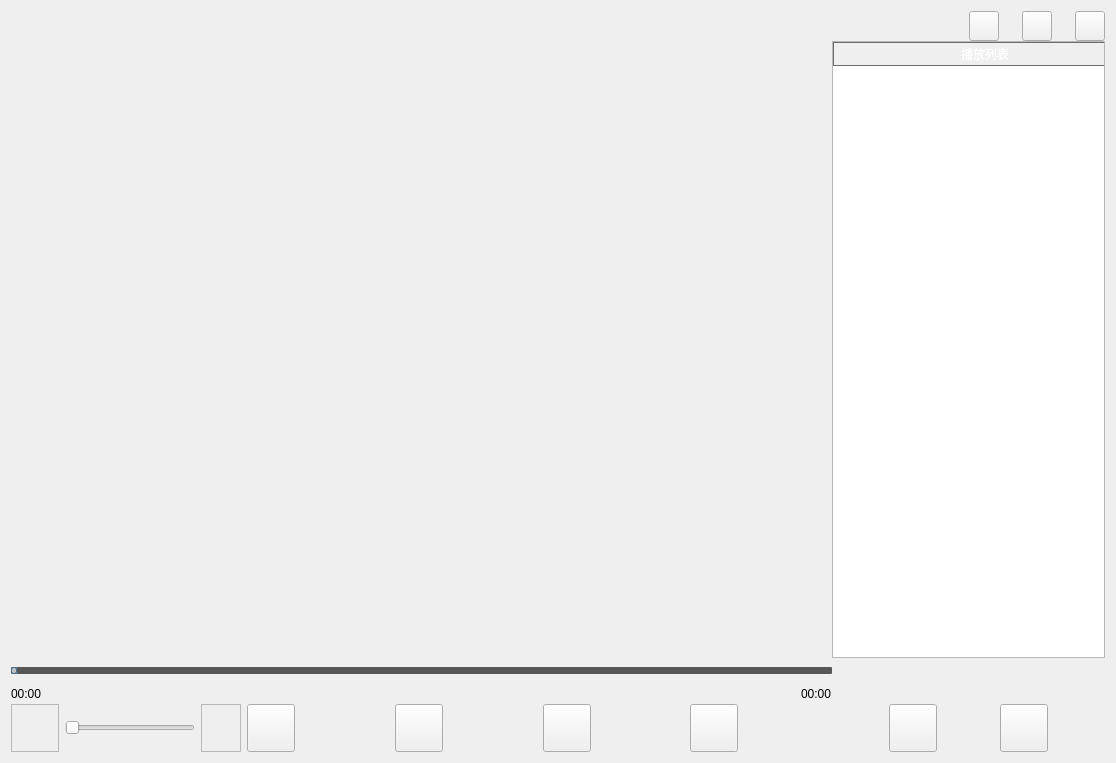
<?xml version="1.0" encoding="UTF-8"?>
<ui version="4.0">
 <class>AudioPlay</class>
 <widget class="QMainWindow" name="AudioPlay">
  <property name="enabled">
   <bool>true</bool>
  </property>
  <property name="geometry">
   <rect>
    <x>0</x>
    <y>0</y>
    <width>1116</width>
    <height>763</height>
   </rect>
  </property>
  <property name="windowTitle">
   <string>AudioPlay</string>
  </property>
  <property name="layoutDirection">
   <enum>Qt::LeftToRight</enum>
  </property>
  <property name="styleSheet">
   <string notr="true"/>
  </property>
  <property name="dockNestingEnabled">
   <bool>false</bool>
  </property>
  <property name="dockOptions">
   <set>QMainWindow::AllowTabbedDocks|QMainWindow::AnimatedDocks</set>
  </property>
  <widget class="QWidget" name="centralWidget">
   <layout class="QGridLayout" name="gridLayout_2">
    <item row="0" column="0" rowspan="2" colspan="2">
     <layout class="QVBoxLayout" name="verticalLayout_6">
      <property name="spacing">
       <number>0</number>
      </property>
      <item>
       <layout class="QHBoxLayout" name="horizontalLayout_8" stretch="7,1">
        <item>
         <layout class="QHBoxLayout" name="horizontalLayout_7" stretch="1,3,30">
          <item>
           <widget class="QLabel" name="logo">
            <property name="minimumSize">
             <size>
              <width>40</width>
              <height>30</height>
             </size>
            </property>
            <property name="maximumSize">
             <size>
              <width>40</width>
              <height>40</height>
             </size>
            </property>
            <property name="styleSheet">
             <string notr="true"/>
            </property>
            <property name="text">
             <string/>
            </property>
           </widget>
          </item>
          <item>
           <widget class="QLabel" name="label_Title">
            <property name="minimumSize">
             <size>
              <width>100</width>
              <height>30</height>
             </size>
            </property>
            <property name="maximumSize">
             <size>
              <width>99999</width>
              <height>30</height>
             </size>
            </property>
            <property name="text">
             <string/>
            </property>
           </widget>
          </item>
          <item>
           <spacer name="horizontalSpacer_12">
            <property name="orientation">
             <enum>Qt::Horizontal</enum>
            </property>
            <property name="sizeHint" stdset="0">
             <size>
              <width>40</width>
              <height>20</height>
             </size>
            </property>
           </spacer>
          </item>
         </layout>
        </item>
        <item>
         <layout class="QHBoxLayout" name="horizontalLayout_6">
          <item>
           <widget class="QPushButton" name="pushButton_WindowMin">
            <property name="minimumSize">
             <size>
              <width>30</width>
              <height>30</height>
             </size>
            </property>
            <property name="maximumSize">
             <size>
              <width>30</width>
              <height>30</height>
             </size>
            </property>
            <property name="text">
             <string/>
            </property>
           </widget>
          </item>
          <item>
           <spacer name="horizontalSpacer_8">
            <property name="orientation">
             <enum>Qt::Horizontal</enum>
            </property>
            <property name="sizeHint" stdset="0">
             <size>
              <width>40</width>
              <height>20</height>
             </size>
            </property>
           </spacer>
          </item>
          <item>
           <widget class="QPushButton" name="pushButton_WindowMax">
            <property name="minimumSize">
             <size>
              <width>30</width>
              <height>30</height>
             </size>
            </property>
            <property name="maximumSize">
             <size>
              <width>30</width>
              <height>30</height>
             </size>
            </property>
            <property name="text">
             <string/>
            </property>
           </widget>
          </item>
          <item>
           <spacer name="horizontalSpacer_2">
            <property name="orientation">
             <enum>Qt::Horizontal</enum>
            </property>
            <property name="sizeHint" stdset="0">
             <size>
              <width>40</width>
              <height>20</height>
             </size>
            </property>
           </spacer>
          </item>
          <item>
           <widget class="QPushButton" name="pushButton_WindowExit">
            <property name="minimumSize">
             <size>
              <width>30</width>
              <height>30</height>
             </size>
            </property>
            <property name="maximumSize">
             <size>
              <width>30</width>
              <height>30</height>
             </size>
            </property>
            <property name="text">
             <string/>
            </property>
           </widget>
          </item>
         </layout>
        </item>
       </layout>
      </item>
      <item>
       <layout class="QGridLayout" name="gridLayout">
        <property name="spacing">
         <number>0</number>
        </property>
        <item row="0" column="0">
         <layout class="QVBoxLayout" name="verticalLayout_7"/>
        </item>
        <item row="0" column="1">
         <layout class="QHBoxLayout" name="horizontalLayout_5" stretch="3,1">
          <property name="spacing">
           <number>0</number>
          </property>
          <item>
           <layout class="QVBoxLayout" name="verticalLayout_5" stretch="7,1">
            <property name="spacing">
             <number>0</number>
            </property>
            <item>
             <layout class="QVBoxLayout" name="verticalLayout_4">
              <item>
               <layout class="QHBoxLayout" name="horizontalLayout_4">
                <item>
                 <widget class="QLabel" name="lab22">
                  <property name="text">
                   <string/>
                  </property>
                 </widget>
                </item>
               </layout>
              </item>
             </layout>
            </item>
            <item>
             <layout class="QVBoxLayout" name="verticalLayout_3">
              <property name="spacing">
               <number>0</number>
              </property>
              <item>
               <layout class="QVBoxLayout" name="verticalLayout_2">
                <item>
                 <widget class="QSlider" name="Slider_ProgressBar">
                  <property name="styleSheet">
                   <string notr="true">QSlider::groove:horizontal {  
border: 1px solid #4A708B;  
background: #C0C0C0;  
height: 5px;  
border-radius: 1px;  
padding-left:-1px;  
padding-right:-1px;  
}    

QSlider::sub-page:horizontal {  
background: qlineargradient(x1:0, y1:0, x2:0, y2:1,   
    stop:0 #B1B1B1, stop:1 #c4c4c4);  
background: qlineargradient(x1: 0, y1: 0.2, x2: 1, y2: 1,  
    stop: 0 #5DCCFF, stop: 1 #1874CD);  
border: 1px solid #4A708B;  
height: 10px;  
border-radius: 2px;  
}  
  
QSlider::add-page:horizontal {  
background: #575757;  
border: 0px solid #777;  
height: 10px;  
border-radius: 2px;  
}  
  
QSlider::handle:horizontal   
{  
    background: qradialgradient(spread:pad, cx:0.5, cy:0.5, radius:0.5, fx:0.5, fy:0.5,   
    stop:0.6 #45ADED, stop:0.778409 rgba(255, 255, 255, 255));  
  
    width: 11px;  
    margin-top: -3px;  
    margin-bottom: -3px;  
    border-radius: 5px;  
}  
  
QSlider::handle:horizontal:hover {  
    background: qradialgradient(spread:pad, cx:0.5, cy:0.5, radius:0.5, fx:0.5, fy:0.5, stop:0.6 #2A8BDA,   
    stop:0.778409 rgba(255, 255, 255, 255));  
  
    width: 11px;  
    margin-top: -3px;  
    margin-bottom: -3px;  
    border-radius: 5px;  
}  
  
QSlider::sub-page:horizontal:disabled {  
background: #00009C;  
border-color: #999;  
}  
  
QSlider::add-page:horizontal:disabled {  
background: #eee;  
border-color: #999;  
}  
  
QSlider::handle:horizontal:disabled {  
background: #eee;  
border: 1px solid #aaa;  
border-radius: 4px;  
} 
</string>
                  </property>
                  <property name="orientation">
                   <enum>Qt::Horizontal</enum>
                  </property>
                 </widget>
                </item>
                <item>
                 <layout class="QHBoxLayout" name="horizontalLayout_2">
                  <property name="spacing">
                   <number>0</number>
                  </property>
                  <item>
                   <widget class="QLabel" name="label_PlayTime">
                    <property name="sizePolicy">
                     <sizepolicy hsizetype="Preferred" vsizetype="Fixed">
                      <horstretch>0</horstretch>
                      <verstretch>0</verstretch>
                     </sizepolicy>
                    </property>
                    <property name="text">
                     <string>00:00</string>
                    </property>
                   </widget>
                  </item>
                  <item>
                   <spacer name="horizontalSpacer">
                    <property name="orientation">
                     <enum>Qt::Horizontal</enum>
                    </property>
                    <property name="sizeHint" stdset="0">
                     <size>
                      <width>40</width>
                      <height>20</height>
                     </size>
                    </property>
                   </spacer>
                  </item>
                  <item>
                   <widget class="QLabel" name="label_MusicTime">
                    <property name="sizePolicy">
                     <sizepolicy hsizetype="Preferred" vsizetype="Fixed">
                      <horstretch>0</horstretch>
                      <verstretch>0</verstretch>
                     </sizepolicy>
                    </property>
                    <property name="text">
                     <string>00:00</string>
                    </property>
                   </widget>
                  </item>
                 </layout>
                </item>
               </layout>
              </item>
              <item>
               <layout class="QHBoxLayout" name="horizontalLayout">
                <item>
                 <widget class="QLabel" name="label_Volume_2">
                  <property name="sizePolicy">
                   <sizepolicy hsizetype="Fixed" vsizetype="Fixed">
                    <horstretch>0</horstretch>
                    <verstretch>1</verstretch>
                   </sizepolicy>
                  </property>
                  <property name="minimumSize">
                   <size>
                    <width>48</width>
                    <height>48</height>
                   </size>
                  </property>
                  <property name="maximumSize">
                   <size>
                    <width>48</width>
                    <height>48</height>
                   </size>
                  </property>
                  <property name="styleSheet">
                   <string notr="true"/>
                  </property>
                  <property name="frameShape">
                   <enum>QFrame::StyledPanel</enum>
                  </property>
                  <property name="text">
                   <string/>
                  </property>
                  <property name="textFormat">
                   <enum>Qt::RichText</enum>
                  </property>
                  <property name="alignment">
                   <set>Qt::AlignCenter</set>
                  </property>
                  <property name="textInteractionFlags">
                   <set>Qt::LinksAccessibleByMouse</set>
                  </property>
                 </widget>
                </item>
                <item>
                 <widget class="QSlider" name="Slider_Volume">
                  <property name="minimumSize">
                   <size>
                    <width>130</width>
                    <height>0</height>
                   </size>
                  </property>
                  <property name="maximumSize">
                   <size>
                    <width>130</width>
                    <height>16777215</height>
                   </size>
                  </property>
                  <property name="styleSheet">
                   <string notr="true"/>
                  </property>
                  <property name="maximum">
                   <number>100</number>
                  </property>
                  <property name="orientation">
                   <enum>Qt::Horizontal</enum>
                  </property>
                 </widget>
                </item>
                <item>
                 <widget class="QLabel" name="label_Volume">
                  <property name="sizePolicy">
                   <sizepolicy hsizetype="Fixed" vsizetype="Fixed">
                    <horstretch>0</horstretch>
                    <verstretch>1</verstretch>
                   </sizepolicy>
                  </property>
                  <property name="minimumSize">
                   <size>
                    <width>40</width>
                    <height>48</height>
                   </size>
                  </property>
                  <property name="maximumSize">
                   <size>
                    <width>40</width>
                    <height>48</height>
                   </size>
                  </property>
                  <property name="styleSheet">
                   <string notr="true"/>
                  </property>
                  <property name="frameShape">
                   <enum>QFrame::StyledPanel</enum>
                  </property>
                  <property name="text">
                   <string/>
                  </property>
                  <property name="textFormat">
                   <enum>Qt::RichText</enum>
                  </property>
                  <property name="alignment">
                   <set>Qt::AlignCenter</set>
                  </property>
                  <property name="textInteractionFlags">
                   <set>Qt::LinksAccessibleByMouse</set>
                  </property>
                 </widget>
                </item>
                <item>
                 <widget class="QPushButton" name="PushButton_Previous">
                  <property name="sizePolicy">
                   <sizepolicy hsizetype="Fixed" vsizetype="Fixed">
                    <horstretch>0</horstretch>
                    <verstretch>0</verstretch>
                   </sizepolicy>
                  </property>
                  <property name="maximumSize">
                   <size>
                    <width>48</width>
                    <height>48</height>
                   </size>
                  </property>
                  <property name="font">
                   <font>
                    <family>Times New Roman</family>
                    <pointsize>12</pointsize>
                   </font>
                  </property>
                  <property name="styleSheet">
                   <string notr="true"/>
                  </property>
                  <property name="text">
                   <string/>
                  </property>
                 </widget>
                </item>
                <item>
                 <spacer name="horizontalSpacer_4">
                  <property name="orientation">
                   <enum>Qt::Horizontal</enum>
                  </property>
                  <property name="sizeHint" stdset="0">
                   <size>
                    <width>24</width>
                    <height>35</height>
                   </size>
                  </property>
                 </spacer>
                </item>
                <item>
                 <widget class="QPushButton" name="PushButton_PlayStop">
                  <property name="sizePolicy">
                   <sizepolicy hsizetype="Fixed" vsizetype="Fixed">
                    <horstretch>0</horstretch>
                    <verstretch>0</verstretch>
                   </sizepolicy>
                  </property>
                  <property name="maximumSize">
                   <size>
                    <width>48</width>
                    <height>48</height>
                   </size>
                  </property>
                  <property name="font">
                   <font>
                    <family>Times New Roman</family>
                    <pointsize>12</pointsize>
                   </font>
                  </property>
                  <property name="focusPolicy">
                   <enum>Qt::NoFocus</enum>
                  </property>
                  <property name="styleSheet">
                   <string notr="true"/>
                  </property>
                  <property name="text">
                   <string/>
                  </property>
                 </widget>
                </item>
                <item>
                 <spacer name="horizontalSpacer_5">
                  <property name="orientation">
                   <enum>Qt::Horizontal</enum>
                  </property>
                  <property name="sizeHint" stdset="0">
                   <size>
                    <width>23</width>
                    <height>35</height>
                   </size>
                  </property>
                 </spacer>
                </item>
                <item>
                 <widget class="QPushButton" name="PushButton_Next">
                  <property name="sizePolicy">
                   <sizepolicy hsizetype="Fixed" vsizetype="Fixed">
                    <horstretch>0</horstretch>
                    <verstretch>0</verstretch>
                   </sizepolicy>
                  </property>
                  <property name="maximumSize">
                   <size>
                    <width>48</width>
                    <height>48</height>
                   </size>
                  </property>
                  <property name="font">
                   <font>
                    <family>Times New Roman</family>
                    <pointsize>12</pointsize>
                   </font>
                  </property>
                  <property name="focusPolicy">
                   <enum>Qt::NoFocus</enum>
                  </property>
                  <property name="styleSheet">
                   <string notr="true"/>
                  </property>
                  <property name="text">
                   <string/>
                  </property>
                 </widget>
                </item>
                <item>
                 <spacer name="horizontalSpacer_6">
                  <property name="orientation">
                   <enum>Qt::Horizontal</enum>
                  </property>
                  <property name="sizeHint" stdset="0">
                   <size>
                    <width>24</width>
                    <height>35</height>
                   </size>
                  </property>
                 </spacer>
                </item>
                <item>
                 <widget class="QPushButton" name="PushButton_PlayMode">
                  <property name="sizePolicy">
                   <sizepolicy hsizetype="Fixed" vsizetype="Fixed">
                    <horstretch>0</horstretch>
                    <verstretch>0</verstretch>
                   </sizepolicy>
                  </property>
                  <property name="maximumSize">
                   <size>
                    <width>48</width>
                    <height>48</height>
                   </size>
                  </property>
                  <property name="font">
                   <font>
                    <family>Times New Roman</family>
                    <pointsize>12</pointsize>
                   </font>
                  </property>
                  <property name="focusPolicy">
                   <enum>Qt::NoFocus</enum>
                  </property>
                  <property name="styleSheet">
                   <string notr="true"/>
                  </property>
                  <property name="text">
                   <string/>
                  </property>
                 </widget>
                </item>
                <item>
                 <spacer name="horizontalSpacer_3">
                  <property name="orientation">
                   <enum>Qt::Horizontal</enum>
                  </property>
                  <property name="sizeHint" stdset="0">
                   <size>
                    <width>40</width>
                    <height>35</height>
                   </size>
                  </property>
                 </spacer>
                </item>
               </layout>
              </item>
             </layout>
            </item>
           </layout>
          </item>
          <item>
           <layout class="QVBoxLayout" name="verticalLayout" stretch="7,0,0">
            <item>
             <widget class="QTableWidget" name="tableWidget">
              <property name="enabled">
               <bool>true</bool>
              </property>
              <property name="sizePolicy">
               <sizepolicy hsizetype="Expanding" vsizetype="Expanding">
                <horstretch>0</horstretch>
                <verstretch>0</verstretch>
               </sizepolicy>
              </property>
              <property name="minimumSize">
               <size>
                <width>0</width>
                <height>610</height>
               </size>
              </property>
              <property name="maximumSize">
               <size>
                <width>16777215</width>
                <height>16777215</height>
               </size>
              </property>
              <property name="contextMenuPolicy">
               <enum>Qt::DefaultContextMenu</enum>
              </property>
              <property name="acceptDrops">
               <bool>true</bool>
              </property>
              <property name="autoFillBackground">
               <bool>true</bool>
              </property>
              <property name="styleSheet">
               <string notr="true">QHeaderView::section {
    background-color: qlineargradient(x1:0, y1:0, x2:0, y2:1,
                                      stop:0 #616161, stop: 0.5 #505050,
                                      stop: 0.6 #434343, stop:1 #656565);
    color: white;
    padding-left: 4px;
    border: 1px solid #6c6c6c;
}

QHeaderView::section:checked
{
    background-color: red;
}

/* style the sort indicator */
QHeaderView::down-arrow {
    image: url(down_arrow.png);
}

QHeaderView::up-arrow {
    image: url(up_arrow.png);
}
</string>
              </property>
              <property name="horizontalScrollBarPolicy">
               <enum>Qt::ScrollBarAlwaysOff</enum>
              </property>
              <property name="sizeAdjustPolicy">
               <enum>QAbstractScrollArea::AdjustIgnored</enum>
              </property>
              <property name="editTriggers">
               <set>QAbstractItemView::NoEditTriggers</set>
              </property>
              <property name="dragEnabled">
               <bool>true</bool>
              </property>
              <property name="alternatingRowColors">
               <bool>false</bool>
              </property>
              <property name="selectionMode">
               <enum>QAbstractItemView::SingleSelection</enum>
              </property>
              <property name="selectionBehavior">
               <enum>QAbstractItemView::SelectRows</enum>
              </property>
              <property name="gridStyle">
               <enum>Qt::DashLine</enum>
              </property>
              <property name="columnCount">
               <number>1</number>
              </property>
              <attribute name="horizontalHeaderMinimumSectionSize">
               <number>27</number>
              </attribute>
              <attribute name="horizontalHeaderDefaultSectionSize">
               <number>300</number>
              </attribute>
              <column>
               <property name="text">
                <string>播放列表</string>
               </property>
              </column>
             </widget>
            </item>
            <item>
             <spacer name="verticalSpacer">
              <property name="orientation">
               <enum>Qt::Vertical</enum>
              </property>
              <property name="sizeHint" stdset="0">
               <size>
                <width>20</width>
                <height>40</height>
               </size>
              </property>
             </spacer>
            </item>
            <item>
             <layout class="QHBoxLayout" name="horizontalLayout_3">
              <item>
               <spacer name="horizontalSpacer_10">
                <property name="orientation">
                 <enum>Qt::Horizontal</enum>
                </property>
                <property name="sizeHint" stdset="0">
                 <size>
                  <width>13</width>
                  <height>17</height>
                 </size>
                </property>
               </spacer>
              </item>
              <item>
               <widget class="QPushButton" name="PushButton_OpenFile">
                <property name="sizePolicy">
                 <sizepolicy hsizetype="Fixed" vsizetype="Fixed">
                  <horstretch>0</horstretch>
                  <verstretch>0</verstretch>
                 </sizepolicy>
                </property>
                <property name="minimumSize">
                 <size>
                  <width>48</width>
                  <height>48</height>
                 </size>
                </property>
                <property name="maximumSize">
                 <size>
                  <width>48</width>
                  <height>48</height>
                 </size>
                </property>
                <property name="font">
                 <font>
                  <family>Times New Roman</family>
                  <pointsize>12</pointsize>
                 </font>
                </property>
                <property name="focusPolicy">
                 <enum>Qt::NoFocus</enum>
                </property>
                <property name="styleSheet">
                 <string notr="true"/>
                </property>
                <property name="text">
                 <string/>
                </property>
               </widget>
              </item>
              <item>
               <spacer name="horizontalSpacer_9">
                <property name="orientation">
                 <enum>Qt::Horizontal</enum>
                </property>
                <property name="sizeHint" stdset="0">
                 <size>
                  <width>40</width>
                  <height>20</height>
                 </size>
                </property>
               </spacer>
              </item>
              <item>
               <widget class="QPushButton" name="PushButton_DeleteMusic">
                <property name="sizePolicy">
                 <sizepolicy hsizetype="Fixed" vsizetype="Fixed">
                  <horstretch>0</horstretch>
                  <verstretch>0</verstretch>
                 </sizepolicy>
                </property>
                <property name="minimumSize">
                 <size>
                  <width>0</width>
                  <height>35</height>
                 </size>
                </property>
                <property name="maximumSize">
                 <size>
                  <width>48</width>
                  <height>48</height>
                 </size>
                </property>
                <property name="font">
                 <font>
                  <family>Times New Roman</family>
                  <pointsize>12</pointsize>
                 </font>
                </property>
                <property name="focusPolicy">
                 <enum>Qt::NoFocus</enum>
                </property>
                <property name="styleSheet">
                 <string notr="true"/>
                </property>
                <property name="text">
                 <string/>
                </property>
               </widget>
              </item>
              <item>
               <spacer name="horizontalSpacer_11">
                <property name="orientation">
                 <enum>Qt::Horizontal</enum>
                </property>
                <property name="sizeHint" stdset="0">
                 <size>
                  <width>13</width>
                  <height>17</height>
                 </size>
                </property>
               </spacer>
              </item>
             </layout>
            </item>
           </layout>
          </item>
         </layout>
        </item>
       </layout>
      </item>
     </layout>
    </item>
   </layout>
  </widget>
 </widget>
 <layoutdefault spacing="6" margin="11"/>
 <resources/>
 <connections/>
</ui>
